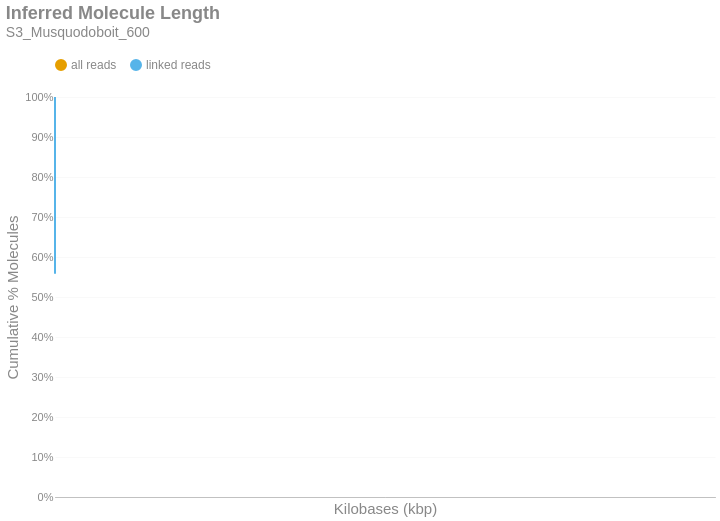

The code cell stored with this chart in its notebook:
### Markdown cell above
### Inferred Molecule Length
This is the cumulative frequency distribution of molecule lengths inferred from the first and last alignment positions along a contig for all alignments associated with a single linked-read barcode on a given contig.There are two distributions: one with `all` the alignments (yellow) and another with only `linked reads` (blue). The percent of molecules in the `linked reads` distribution is relative to the total number of linked molecules.

### Code cell
if SKIPLR:
    print_html(f"Skipped")
else:
    binned_df = consolidated_hist(valids['length_inferred']/1000, mask, 10, True)
    binned_df = binned_df.with_columns(
        pl.when(pl.col('bin').cast(pl.Utf8) == '0').then(pl.lit('1')).otherwise(pl.col('bin').cast(pl.Utf8)).alias('bin')
    )
    with SafeRender(binned_df):
        (
            density_plot(binned_df, 'Inferred Molecule Length', samplename, 'inferredlen')
            .transform_calculate(bin_kb='datum.bin / 1000')
            .encode(
                x=alt.X('bin_kb:Q', title="Kilobases (kbp)").scale(type='log', padding=0).axis(labelAngle=-40),
                y=alt.Y('value:Q', title='Cumulative % Molecules')
                    .axis(format='%')
                    .stack(False)
                    .scale(domainMin=0, domainMax=1,padding=0),
                color=alt.Color("key:N").scale(domain = ["all reads", "linked reads"]),
                tooltip = [
                    alt.Tooltip("key:N", title = "Data Type"),
                    alt.Tooltip("range_label:N", title="Kilobases"),
                    alt.Tooltip("value:Q", format = ".2%", title="% Molecules (Cum.)")
                ]
            )
        ).display()

### Figure 1 — Vega-Lite specification as saved in the notebook (floating-point values rounded to 4 significant figures; data arrays with more than 128 entries replaced by an {"elided": "..."} marker saying what was removed)
{"width": "container", "height": 400, "config": {"title": {"anchor": "start", "dy": -15, "fontSize": 18, "color": "#888888", "subtitleColor": "#888888", "subtitleFontSize": 14}, "arc": {"fill": "#0072B2"}, "axis": {"domainColor": "#888888", "domainWidth": 0.5, "gridWidth": 0.2, "grid": false, "titleFontWeight": 400, "titleFontSize": 15, "labelFontSize": 11, "labelColor": "#888888", "tickColor": "#888888", "tickWidth": 0.2, "titleColor": "#888888"}, "axisBand": {"grid": false}, "axisX": {"grid": true, "tickSize": 10, "domainCap": "round"}, "axisY": {"domain": false, "grid": true, "tickSize": 0, "domainCap": "round"}, "background": "transparent", "header": {"labelFontSize": 15, "labelColor": "#888888", "titleFontSize": 15, "titleFontWeight": 600, "titleColor": "#888888"}, "legend": {"labelFont": "sans-serif", "labelFontSize": 12, "labelColor": "#888888", "symbolSize": 100, "symbolType": "circle", "titleFontSize": 12, "titlePadding": 10, "titleColor": "#888888", "title": null, "orient": "top"}, "range": {"category": ["#E69F00", "#56B4E9", "#009E73", "#F0E442", "#0072B2", "#D55E00", "#CC79A7", "#000000"], "diverging": ["#cfe8f3", "#a2d4ec", "#73bfe2", "#46abdb", "#1696d2", "#12719e"]}, "area": {"fill": "#0072B2", "fillOpacity": 0.7, "line": true, "strokeOpacity": 0.7}, "line": {"color": "#0072B2", "stroke": "#0072B2", "strokeWidth": 2}, "trail": {"color": "#0072B2", "stroke": "#0072B2", "strokeWidth": 0, "size": 1}, "point": {"filled": true, "fillOpacity": 1.0, "size": 95}, "text": {"color": "#888888", "fontSize": 11, "align": "right", "fontWeight": 400, "size": 11}, "bar": {"fill": "#0072B2", "stroke": null}, "view": {"stroke": null, "continuousWidth": 660, "continuousHeight": 400}}, "data": {"name": "data-b34c437cddf74663d3931a286cf13581"}, "mark": {"type": "line", "interpolate": "monotone", "point": {"opacity": 0, "size": 275}}, "encoding": {"color": {"field": "key", "scale": {"domain": ["all reads", "linked reads"]}, "type": "nominal"}, "tooltip": [{"field": "key", "title": "Data Type", "type": "nominal"}, {"field": "range_label", "title": "Kilobases", "type": "nominal"}, {"field": "value", "format": ".2%", "title": "% Molecules (Cum.)", "type": "quantitative"}], "x": {"axis": {"labelAngle": -40}, "field": "bin_kb", "scale": {"type": "log", "padding": 0}, "title": "Kilobases (kbp)", "type": "quantitative"}, "y": {"axis": {"format": "%"}, "field": "value", "scale": {"domainMin": 0, "domainMax": 1, "padding": 0}, "stack": false, "title": "Cumulative % Molecules", "type": "quantitative"}}, "params": [{"name": "param_c36ac31b6afebe62", "select": {"type": "point", "fields": ["key"]}, "bind": "legend"}], "title": {"text": "Inferred Molecule Length", "subtitle": "S3_Musquodoboit_600"}, "transform": [{"fold": ["all reads (cumsum)", "linked reads (cumsum)"]}, {"calculate": "replace(datum.key, ' (cumsum)', '')", "as": "key"}, {"filter": {"param": "param_c36ac31b6afebe62"}}, {"calculate": "datum.bin / 1000", "as": "bin_kb"}], "usermeta": {"embedOptions": {"downloadFileName": "S3_Musquodoboit_600.inferredlen"}}, "$schema": "https://vega.github.io/schema/vega-lite/v6.1.0.json", "datasets": {"data-b34c437cddf74663d3931a286cf13581": {"elided": "786 records"}}}
